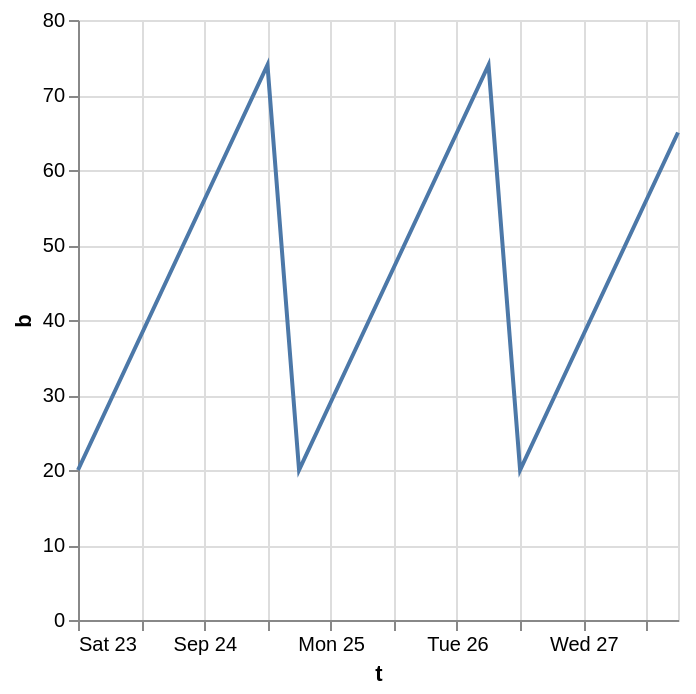

Source (Vega-Lite JSON):
### Vega-Lite specification from a JSON file in a GitHub repository (floating-point values rounded to 4 significant figures)
{"data": {"values": [{"t": "1995-09-23T00:00:00.000Z", "b": 20}, {"t": "1995-09-23T06:00:00.000Z", "b": 29}, {"t": "1995-09-23T12:00:00.000Z", "b": 38}, {"t": "1995-09-23T18:00:00.000Z", "b": 47}, {"t": "1995-09-24T00:00:00.000Z", "b": 56}, {"t": "1995-09-24T06:00:00.000Z", "b": 65}, {"t": "1995-09-24T12:00:00.000Z", "b": 74}, {"t": "1995-09-24T18:00:00.000Z", "b": 20}, {"t": "1995-09-25T00:00:00.000Z", "b": 29}, {"t": "1995-09-25T06:00:00.000Z", "b": 38}, {"t": "1995-09-25T12:00:00.000Z", "b": 47}, {"t": "1995-09-25T18:00:00.000Z", "b": 56}, {"t": "1995-09-26T00:00:00.000Z", "b": 65}, {"t": "1995-09-26T06:00:00.000Z", "b": 74}, {"t": "1995-09-26T12:00:00.000Z", "b": 20}, {"t": "1995-09-26T18:00:00.000Z", "b": 29}, {"t": "1995-09-27T00:00:00.000Z", "b": 38}, {"t": "1995-09-27T06:00:00.000Z", "b": 47}, {"t": "1995-09-27T12:00:00.000Z", "b": 56}, {"t": "1995-09-27T18:00:00.000Z", "b": 65}]}, "mark": "line", "encoding": {"x": {"field": "t", "type": "temporal"}, "y": {"field": "b", "type": "quantitative"}}}
